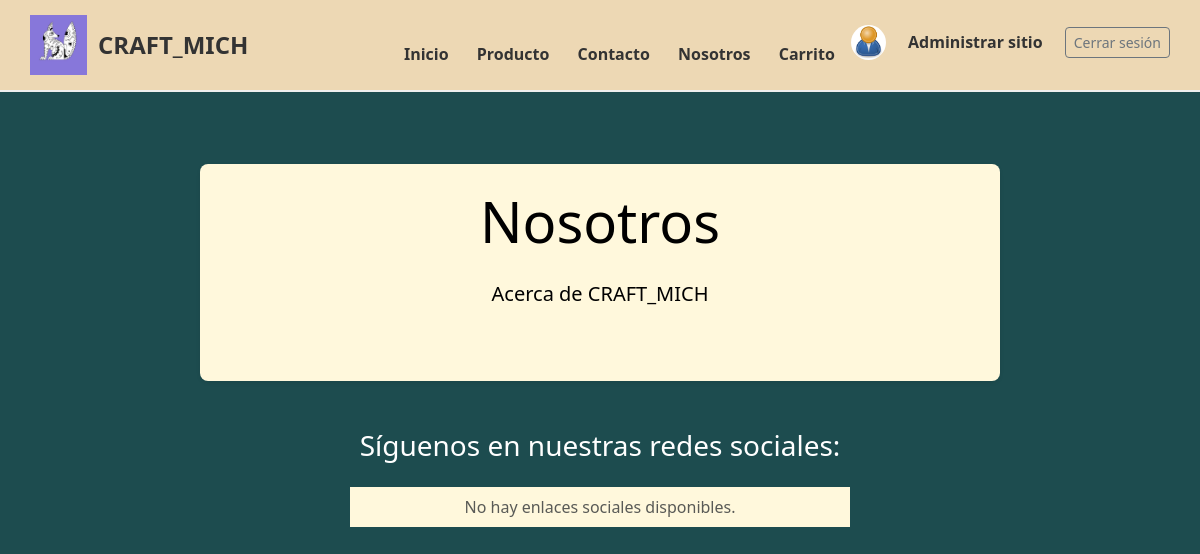
Page /nosotros/ (signed in) on the earlier database version.
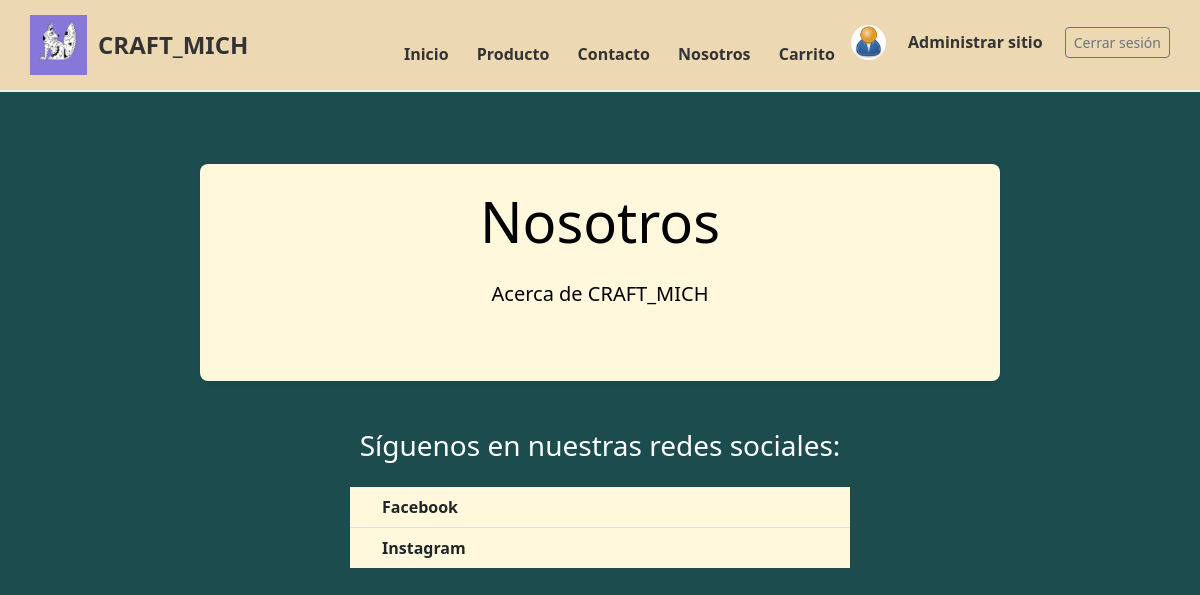
Same page on the later database version.
### core/models.py (models this page shows, shortened)
class EnlaceSocial(models.Model):
    nombre = models.CharField(max_length=100)
    url = models.URLField()
    imagen = models.ImageField(upload_to='enlaces/', blank=True, null=True)  # Nueva línea

### core/views.py (the view)
# urls.py: path('nosotros/', views.nosotros, name='nosotros'),
def nosotros(request):
    enlaces = EnlaceSocial.objects.all()
    return render(request, 'core/nosotros.html', {'enlaces': enlaces})

### core/templates/core/nosotros.html (shortened to what this page needs)
{% extends "core/base.html" %}
{% block content %}
<div class="my-5 p-4 rounded-3 shadow-sm mx-auto" style="background-color: #fff8dc; max-width: 800px;">
    <h1 class="display-4 text-center mb-4" style="color: black;">Nosotros</h1>
    <p class="lead text-center mb-5" style="color: black;">Acerca de CRAFT_MICH</p>
</div>
<div class="my-5">
    <h3 class="text-center mb-4">Síguenos en nuestras redes sociales:</h3>
    <ul class="list-group list-group-flush mx-auto" style="max-width: 500px;">
        {% for enlace in enlaces %}
            <li class="list-group-item d-flex justify-content-between align-items-center" style="background-color: #fff8dc;">
                <a href="{{ enlace.url }}" target="_blank" class="text-decoration-none text-dark d-flex align-items-center gap-3">
                    <span class="fw-bold">{{ enlace.nombre }}</span>
                </a>
            </li>
        {% empty %}
            <li class="list-group-item text-center text-muted" style="background-color: #fff8dc;">No hay enlaces sociales disponibles.</li>
        {% endfor %}
    </ul>
</div>
{% endblock %}

Differences in the rows shown:
added EnlaceSocial: nombre "Facebook"
added EnlaceSocial: nombre "Instagram"
Other differences:
text no longer shown: "No hay enlaces sociales disponibles."
